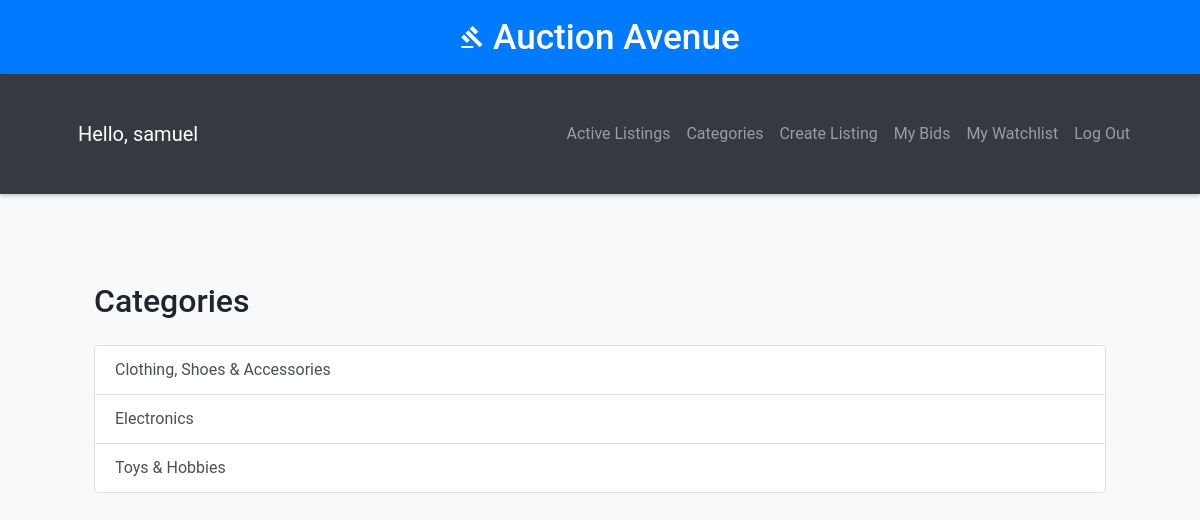
Page /categories (signed in) on the committed database.
### auctions/models.py (models this page shows, shortened)
class User(AbstractUser):
    email = models.EmailField(unique=True)
    def get_username(self):
        return self.username

class Category(models.Model):
    title = models.CharField(max_length=64)
    def __str__(self):
        return f"{self.title}"

### auctions/views.py (the view)
# urls.py: path("categories", views.categories, name="categories"),
def categories(request):
    return render(request, "auctions/categories.html", {
        "categories": Category.objects.all()
    })

### auctions/templates/auctions/categories.html
{% extends "auctions/layout.html" %}
{% block body %}
<div class="container my-4">
    <h2>Categories</h2>
    <div class="list-group mt-4">
        {% for category in categories %}
            <a href="{% url 'category' category.id %}" class="list-group-item list-group-item-action">{{ category }}</a>
        {% endfor %}
    </div>
</div>
{% endblock %}

### auctions/templates/auctions/layout.html (shortened to what this page needs)
{% load static %}
<!DOCTYPE html>
<html lang="en">
<head>
    <link rel="stylesheet" href="https://stackpath.bootstrapcdn.com/bootstrap/4.4.1/css/bootstrap.min.css">
    <link href="{% static 'auctions/styles.css' %}" rel="stylesheet">
</head>
<body>
    <header>
        <h1><i class="material-icons" >gavel</i> Auction Avenue</h1>
    </header>
    <nav class="navbar navbar-expand-lg navbar-dark">
        <div class="container">
            <a class="navbar-brand" >Hello, {{ user.get_username }}</a>
            <div class="collapse navbar-collapse" id="navbarNav">
                <ul class="navbar-nav ml-auto">
                    <li class="nav-item"><a class="nav-link" href="{% url 'index' %}">Active Listings</a></li>
                    <li class="nav-item"><a class="nav-link" href="{% url 'categories' %}">Categories</a></li>
                    {% if user.is_authenticated %}
                        <li class="nav-item"><a class="nav-link" href="{% url 'create' %}">Create Listing</a></li>
                        <li class="nav-item"><a class="nav-link" href="{% url 'mybiddings' %}">My Bids</a></li>
                        <li class="nav-item"><a class="nav-link" href="{% url 'watchlist' %}">My Watchlist</a></li>
                        <li class="nav-item"><a class="nav-link" href="{% url 'logout' %}">Log Out</a></li>
                    {% else %}
                        <li class="nav-item"><a class="nav-link" href="{% url 'login' %}">Log In</a></li>
                        <li class="nav-item"><a class="nav-link" href="{% url 'register' %}">Register</a></li>
                    {% endif %}
                </ul>
            </div>
        </div>
    </nav>
    <div class="container">
        {% block body %}{% endblock %}
    </div>
</body>
</html>

### auctions/static/auctions/styles.css (style rules this page uses)
body { margin: 10px; padding: 10px; }

### auctions/templates/auctions/layout.html (style rules this page uses)
body { font-family: 'Roboto', sans-serif; margin: 0; padding: 0; background: #f8f9fa; transition: background-color 0.3s; }
header { background: #007bff; color: #fff; padding: 1rem; text-align: center; box-shadow: 0 4px 8px rgba(0, 0, 0, 0.2); transition: background-color 0.3s; }
header h1 { margin: 0; font-size: 2.2rem; animation: fadeInDown 1s; }
nav { background: #343a40; color: #fff; padding: 0.5rem; box-shadow: 0 2px 4px rgba(0, 0, 0, 0.2); transition: background-color 0.3s; }
nav a { color: #fff; padding: 0.5rem 1rem; text-decoration: none; transition: color 0.3s, transform 0.3s; }
.container { padding: 2rem; animation: fadeInUp 1s; }

### rows in the picture
User: get_username "samuel"
Category: title "Clothing, Shoes & Accessories"
Category: title "Electronics"
Category: title "Toys & Hobbies"
